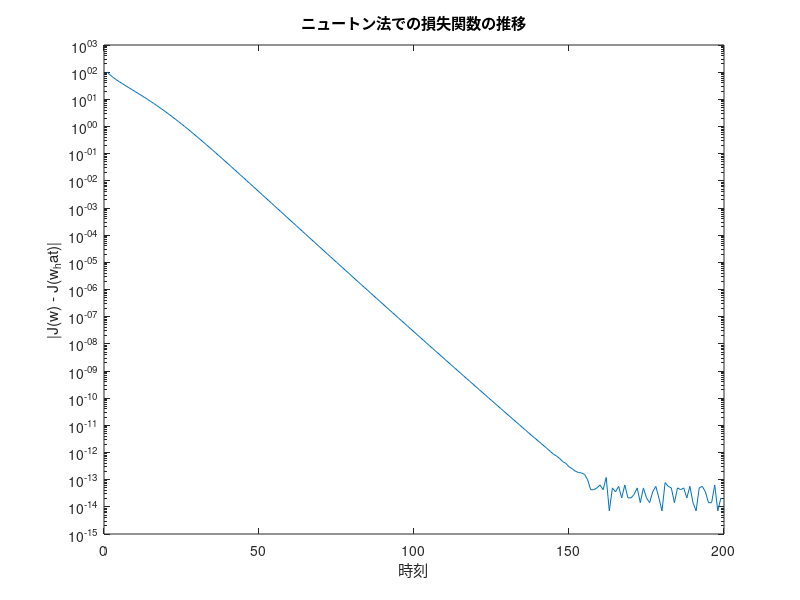

Reproduce this figure in MATLAB.
n = 200;
d = 4;
x = 3 * (rand(d, n) - 0.5);
y = (2 * x(1, :) - 1 * x(2 , :) + 0.5 + 0.5 * randn(1, n)) > 0;
y = 2 * y -1;
% ニュートン法
lr = 10.^(-1 .* 1) ;% learning rate: const

w = ones(d,1); % initial param.
lambda =1;
loop = 200;
H_step = @(w,x,y) exp(-y*(w'*x))/(1+exp(-y*(w'*x)))^2 .*x*x';
nab_J_step = @(w,x,y) exp(-y*(w'*x))/(1+exp(-y*(w'*x))) *(-y).*(x);
J_step = @(w,x,y) log(1+exp(-y*(w'*x)));
J_history = zeros(loop,1);
for t = 1:loop
    % Calc. Nabla J
    nab_Jstep = zeros(d,1);
    for i=1:n
        nab_Jstep = nab_Jstep + nab_J_step(w,x(:,i),y(:,i));
    end
    nab_Jstep = nab_Jstep+2.*lambda.*w;
    % Calc. J
    Jstep = 0;
    for i=1:n
        Jstep = Jstep + J_step(w,x(:,i),y(:,i));
    end
    Jstep = Jstep + lambda* (w'*w);
    J_history(t) = Jstep;
    %Calc. Hessian J
    Hstep = zeros(d,d);
    for i=1:n
        Hstep = Hstep + H_step(w,x(:,i),y(:,i));
    end
    Hstep = Hstep + lambda .* eye(d);
    w = w - lr.* (Hstep\nab_Jstep) ;
end
w
predict = 2 * (w'* x >0)-1;
fprintf("Accuracy: %.4f\n",sum(predict==y)/n);
J_history = abs(J_history - J_history(loop) + 1e-18);% 1e-18 : To avoid log(0)
semilogy(J_history(1:loop-1));
title('ニュートン法での損失関数の推移')
xlabel('時刻')
ylabel('|J(w) - J(w_hat)|')